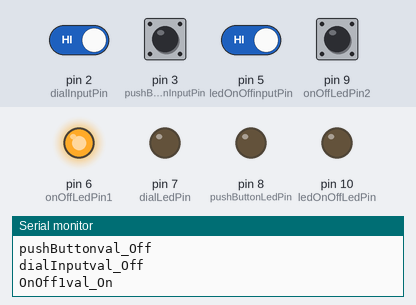
Bench run of a sketch on a simulated Arduino Uno, built with avr-gcc and run on an emulated ATmega328P. On the bench: output pins drawn as LEDs (lit = HIGH), the last lines printed to the serial monitor. The inputs (shaded band) are chosen by the test bench; at power-on: pin 2 (dialInputPin), pin 3 (pushButtonInputPin), pin 5 (ledOnOffinputPin), pin 9 (onOffLedPin2) HIGH.

Above: at 1.9 s.
2.0 s: pin 2 (dialInputPin) driven LOW
At 3.2 s:
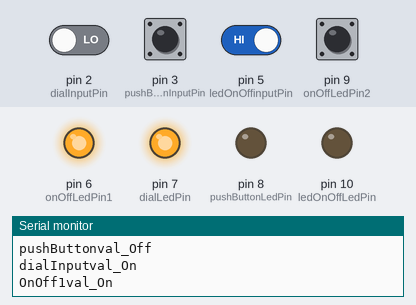
3.7 s: pin 5 (ledOnOffinputPin) driven LOW
At 4.9 s:
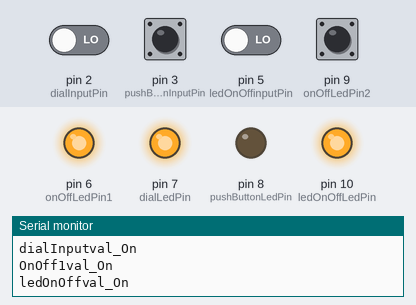
5.9 s: pin 3 (pushButtonInputPin) pulled LOW for 0.7 s
At 6.7 s:
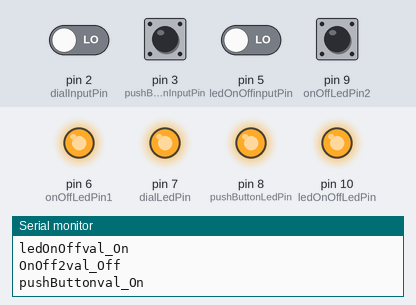
9.5 s: pin 2 (dialInputPin) driven HIGH
At 10.7 s:
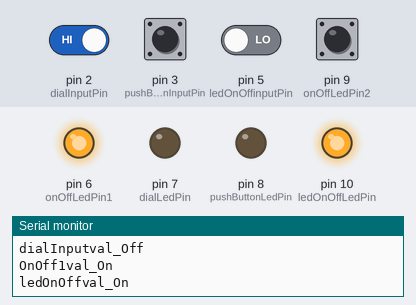
11.0 s: pin 3 (pushButtonInputPin) pulled LOW for 1 s
At 12.4 s:
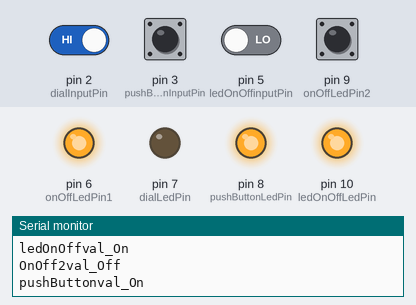
Timing chart, 0 to 14.7 s (numbered marks = the images above; inputs shaded):
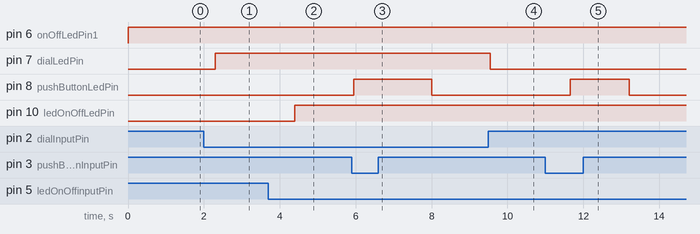

Measured:
- after the input at 2.0 s, pin 7 (dialLedPin): LOW → HIGH after 0.29 s
- after the input at 3.7 s, pin 10 (ledOnOffLedPin): LOW → HIGH after 0.70 s
- after the input at 5.9 s, pin 8 (pushButtonLedPin): LOW → HIGH after 0.05 s, → LOW 2.1 s later
- after the input at 9.5 s, pin 7 (dialLedPin): HIGH → LOW after 0.05 s
- after the input at 11.0 s, pin 8 (pushButtonLedPin): LOW → HIGH after 0.66 s, → LOW 1.6 s later

The sketch:

LED_Test.ino
```cpp
int ledOnOffLedPin = 10;       // The pin for the LED
int onOffLedPin2 = 9;          // The pin for the LED
int pushButtonLedPin = 8;      // The pin for the LED
int dialLedPin = 7;            // The pin for the LED
int onOffLedPin1 = 6;          // The pin for the LED

int ledOnOffinputPin = 5;      // The input pin for
int onOffInputPin2 = 4;        // The input pin for
int pushButtonInputPin = 3;    // The input pin for
int dialInputPin = 2;          // The input pin for
int onOffInputPin1 = 1;        // The input pin for

int ledOnOffval = 0;                   // variable for reading the pin status
int OnOff2val = 0;                   // variable for reading the pin status
int pushButtonval = 0;                   // variable for reading the pin status
int dialInputval = 0;                   // variable for reading the pin status
int OnOff1val = 0;                   // variable for reading the pin status

void setup() {
  pinMode(ledOnOffLedPin, OUTPUT);    // declare LED as output
  pinMode(onOffLedPin2, OUTPUT);      // declare LED as output
  pinMode(pushButtonLedPin, OUTPUT);  // declare LED as output
  pinMode(dialLedPin, OUTPUT);        // declare LED as output
  pinMode(onOffLedPin1, OUTPUT);      // declare LED as output

  pinMode(ledOnOffinputPin, INPUT);     // declare pushbutton as input
  pinMode(onOffLedPin2, INPUT);     // declare pushbutton as input
  pinMode(pushButtonInputPin, INPUT);     // declare pushbutton as input
  pinMode(dialInputPin, INPUT);     // declare pushbutton as input
  pinMode(onOffInputPin1, INPUT);     // declare pushbutton as input

  Serial.begin(9600);
  Serial.print("Program Initiated\n");
}

void loop(){
  ledOnOffval = digitalRead(ledOnOffinputPin);  // read input value
  OnOff2val = digitalRead(onOffLedPin2);  // read input value
  pushButtonval = digitalRead(pushButtonInputPin);  // read input value
  dialInputval = digitalRead(dialInputPin);  // read input value
  OnOff1val = digitalRead(onOffInputPin1);  // read input value

  led_functionality();
  serialToUnity();
}

void led_functionality()
{
  ///////////////////////////////////////
  if(ledOnOffval == LOW)
  {
    digitalWrite(ledOnOffLedPin, HIGH);
  }
  else
  {
    digitalWrite(ledOnOffLedPin, LOW);
  }
  ///////////////////////////////////////
  if(OnOff2val == LOW)
  {
    digitalWrite(onOffLedPin2, HIGH);
  }
  else
  {
    digitalWrite(onOffLedPin2, LOW);
  }
  ///////////////////////////////////////
  if(pushButtonval == LOW)
  {
    digitalWrite(pushButtonLedPin, HIGH);
  }
  else
  {
    digitalWrite(pushButtonLedPin, LOW);
  }
  ///////////////////////////////////////
  if(dialInputval == LOW)
  {
    digitalWrite(dialLedPin, HIGH);
  }
  else
  {
    digitalWrite(dialLedPin, LOW);
  }
  ///////////////////////////////////////
  if(OnOff1val == LOW)
  {
    digitalWrite(onOffLedPin1, HIGH);
  }
  else
  {
    digitalWrite(onOffLedPin1, LOW);
  }
}

void serialToUnity()
{
    ///////////////////////////////////////
    if(ledOnOffval == LOW)
    {
      Serial.println("ledOnOffval_On");
      delay(500);
    }
    else
    {
      Serial.println("ledOnOffval_Off");
    }
    ///////////////////////////////////////
    if(OnOff2val == LOW)
    {
      Serial.println("OnOff2val_On");
      delay(500);
    }
    else
    {
      Serial.println("OnOff2val_Off");
    }
    ///////////////////////////////////////
    if(pushButtonval == LOW)
    {
      Serial.println("pushButtonval_On");
      delay(500);
    }
    else
    {
      Serial.println("pushButtonval_Off");
    }
    ///////////////////////////////////////
    if(dialInputval == LOW)
    {
      Serial.println("dialInputval_On");
      delay(500);
    }
    else
    {
      Serial.println("dialInputval_Off");
    }
    ///////////////////////////////////////
    if(OnOff1val == LOW)
    {
      Serial.println("OnOff1val_On");
      delay(500);
    }
    else
    {
      Serial.println("OnOff1val_Off");
    }

    Serial.flush();
    delay(50);
  }
```
